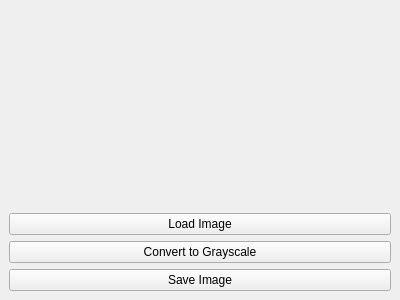
<?xml version="1.0" encoding="UTF-8"?>
<ui version="4.0">
 <class>ImageProcessor</class>
 <widget class="QMainWindow" name="ImageProcessor">
  <property name="geometry">
   <rect>
    <x>0</x>
    <y>0</y>
    <width>400</width>
    <height>300</height>
   </rect>
  </property>
  <property name="windowTitle">
   <string>Image Processor</string>
  </property>
  <widget class="QWidget" name="centralwidget">
   <layout class="QVBoxLayout" name="verticalLayout">
    <item>
     <widget class="QLabel" name="imageLabel">
      <property name="text">
       <string/>
      </property>
      <property name="pixmap">
       <pixmap/>
      </property>
     </widget>
    </item>
    <item>
     <widget class="QPushButton" name="loadButton">
      <property name="text">
       <string>Load Image</string>
      </property>
     </widget>
    </item>
    <item>
     <widget class="QPushButton" name="grayscaleButton">
      <property name="text">
       <string>Convert to Grayscale</string>
      </property>
     </widget>
    </item>
    <item>
     <widget class="QPushButton" name="saveButton">
      <property name="text">
       <string>Save Image</string>
      </property>
     </widget>
    </item>
   </layout>
  </widget>
  <menubar>
   <widget class="QMenuBar" name="menubar">
    <property name="geometry">
     <rect>
      <x>0</x>
      <y>0</y>
      <width>400</width>
      <height>26</height>
     </rect>
    </property>
   </widget>
  </menubar>
  <statusbar>
   <widget class="QStatusBar" name="statusbar"/>
  </statusbar>
 </widget>
 <resources/>
 <connections/>
</ui>
